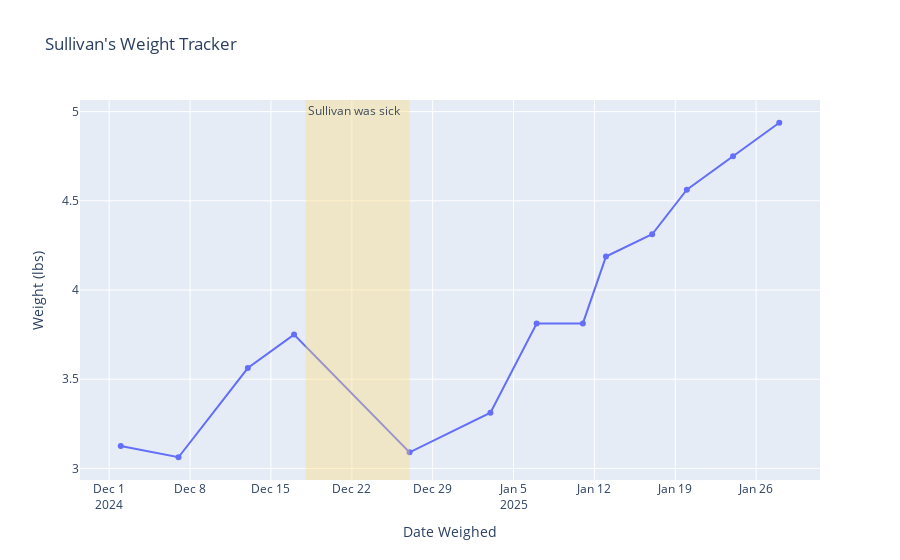

The notebook cell this image was saved under:
### Markdown cell above
## Sulley

### Code cell
sullivan_dict = {
    '2024-12-02':3.125,
    '2024-12-07':3.0625,
    '2024-12-13':3.5625,
    '2024-12-17':3.75,
    '2024-12-27': 3.09,
    '2025-01-03':3.3125,
    '2025-01-07':3.8125,
    '2025-01-11':3.8125,
    '2025-01-13':4.1875,
    '2025-01-17':4.3125,
    '2025-01-20':4.5625,
    '2025-01-24':4.75,
    '2025-01-28':4.9375,
    '2025-02-01':5.25
    }
date_sullivan = pd.to_datetime(list(sullivan_dict.keys()))
weight_sullivan = list(sullivan_dict.values())
Sullivan = pd.DataFrame({'Date':date_sullivan, 'Weight (lbs)':weight_sullivan})
Sullivan['Date']=Sullivan['Date'].dt.date
Sullivan
fig = px.line(Sullivan,
           x=date_sullivan,
           y=weight_sullivan,
           hover_data=["Date", "Weight (lbs)"],
           labels={'x':'Date Weighed', 'y':'Weight (lbs)'},
           title = "Sullivan's Weight Tracker",
           markers='o'
)
fig.add_vrect(x0='2024-12-18', x1='2024-12-27', 
              annotation_text="Sullivan was sick", annotation_position="top left",
              annotation=dict(font_color=blue_color),fillcolor=yellow_color, opacity=0.35, line_width=0)
fig.show()

### Figure 1 — Plotly figure (JSON) as saved in the notebook; plotly's stock layout.template omitted (floating-point values rounded to 4 significant figures)
{"data": [{"customdata": [["2024-12-02", 3.125], ["2024-12-07", 3.062], ["2024-12-13", 3.562], ["2024-12-17", 3.75], ["2024-12-27", 3.09], ["2025-01-03", 3.312], ["2025-01-07", 3.812], ["2025-01-11", 3.812], ["2025-01-13", 4.188], ["2025-01-17", 4.312], ["2025-01-20", 4.562], ["2025-01-24", 4.75], ["2025-01-28", 4.938]], "hovertemplate": "Date Weighed=%{x}<br>Weight (lbs)=%{customdata[1]}<br>Date=%{customdata[0]}<extra></extra>", "legendgroup": "", "line": {"color": "#636efa", "dash": "solid"}, "marker": {"symbol": "circle"}, "mode": "lines+markers", "name": "", "orientation": "v", "showlegend": false, "type": "scatter", "x": ["2024-12-02T00:00:00", "2024-12-07T00:00:00", "2024-12-13T00:00:00", "2024-12-17T00:00:00", "2024-12-27T00:00:00", "2025-01-03T00:00:00", "2025-01-07T00:00:00", "2025-01-11T00:00:00", "2025-01-13T00:00:00", "2025-01-17T00:00:00", "2025-01-20T00:00:00", "2025-01-24T00:00:00", "2025-01-28T00:00:00"], "xaxis": "x", "y": [3.125, 3.062, 3.562, 3.75, 3.09, 3.312, 3.812, 3.812, 4.188, 4.312, 4.562, 4.75, 4.938], "yaxis": "y"}], "layout": {"annotations": [{"font": {"color": "#3F4C5D"}, "showarrow": false, "text": "Sullivan was sick", "x": "2024-12-18", "xanchor": "left", "xref": "x", "y": 1, "yanchor": "top", "yref": "y domain"}], "legend": {"tracegroupgap": 0}, "shapes": [{"fillcolor": "#FFD96E", "line": {"width": 0}, "opacity": 0.35, "type": "rect", "x0": "2024-12-18", "x1": "2024-12-27", "xref": "x", "y0": 0, "y1": 1, "yref": "y domain"}], "title": {"text": "Sullivan's Weight Tracker"}, "xaxis": {"anchor": "y", "domain": [0, 1], "title": {"text": "Date Weighed"}}, "yaxis": {"anchor": "x", "domain": [0, 1], "title": {"text": "Weight (lbs)"}}}}
